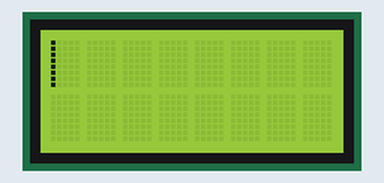
This sketch was run on a simulated Arduino Uno, built with avr-gcc and run on an emulated ATmega328P. Shown: 8×2 character LCD.

Above: at 0.4 s.
At 1.4 s:
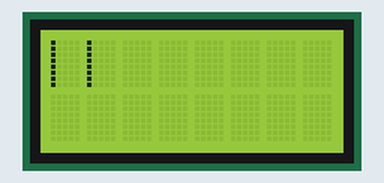
At 2.4 s:
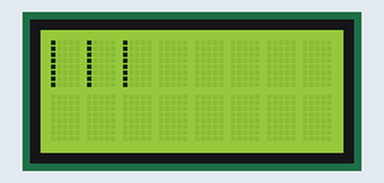
At 3.4 s:
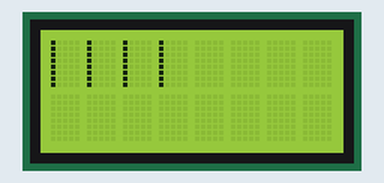
At 5.4 s:
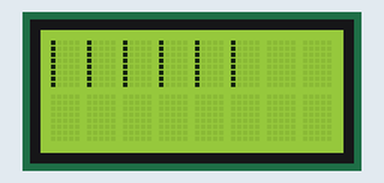
At 7.4 s:
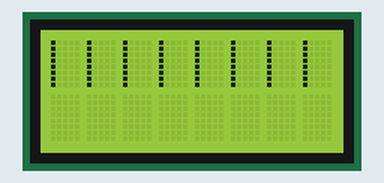

The sketch:

ap8.ino
```cpp
#include <LiquidCrystal.h>
#define butonA 14

int rs=0,e=1,db4=14,db5=17,db6=13,db7=30;

LiquidCrystal lcd(rs,e,db4,db5,db6,db7);
 byte loading[8] = {
    B10000,
    B10000,
    B10000,
    B10000,
    B10000,
    B10000,
    B10000,
    B10000,
 };

void setup() {
   lcd.begin(8,2);
   lcd.createChar(0, loading);
   lcd.clear();
}

void loop() {
  pinMode(butonA, INPUT);
  int statusButonA=0;
  statusButonA = digitalRead(butonA);
  delay(250);
  pinMode(butonA, OUTPUT);
  if(statusButonA == LOW){
   for(int i=0;i<8;i++){
      lcd.setCursor(i,0);
      lcd.write(byte(0));
      delay(1000);
   }
  }
}
```

Measured:
- what the display in image 0 shows lasts 1.0 s, from 0.3 s to 1.3 s
